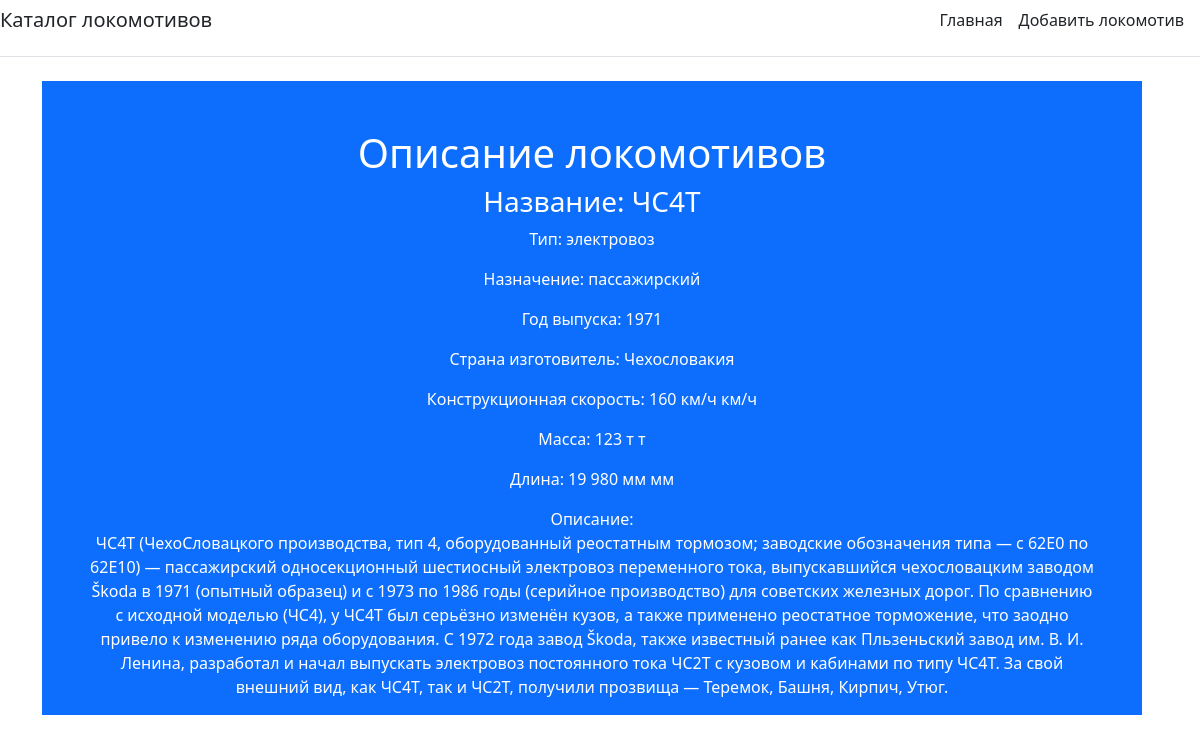
The page /about/1/ on the database as committed earlier.
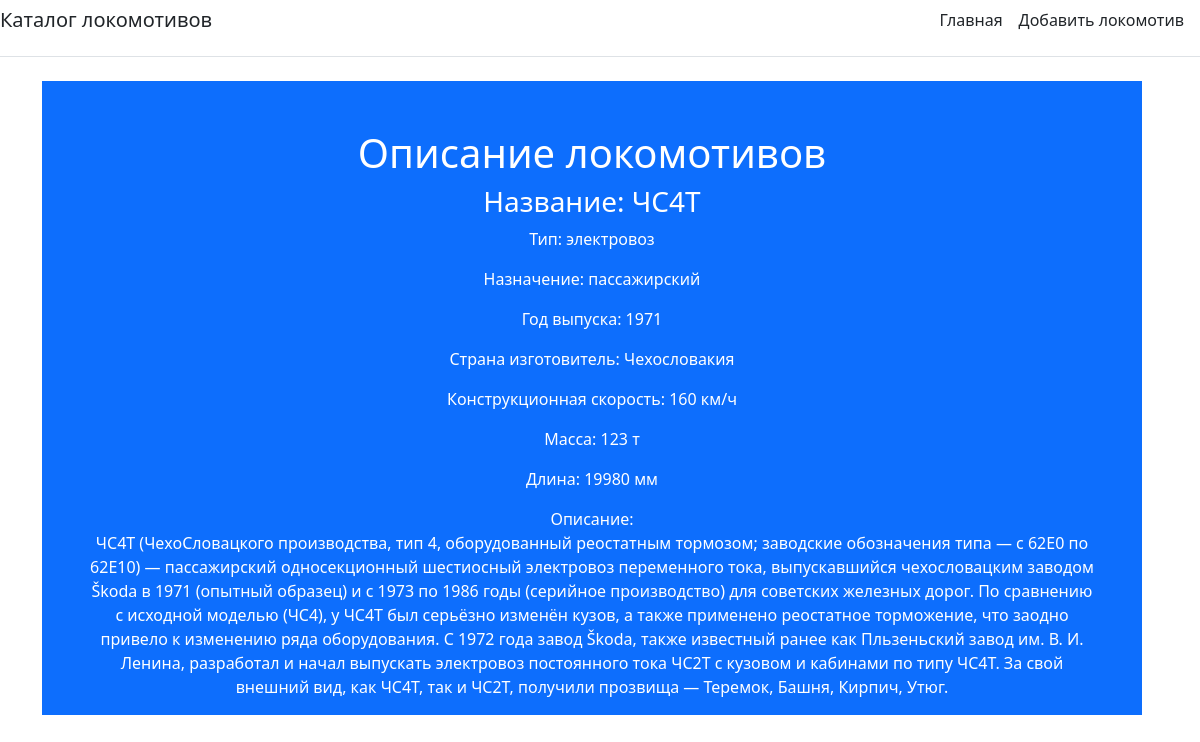
The same page on the database as committed later.
### main/models.py (models this page shows)
class Locomotive(models.Model):
    name_loc = models.CharField('Название:', max_length=50)
    type_loc = models.CharField('Тип:', max_length=50)
    function_loc = models.CharField('Назначение:', max_length=50)
    year = models.IntegerField('Год выпуска, год:')
    country_loc = models.CharField('Страна изготовитель:', max_length=50)
    construction_speed = models.IntegerField('Конструкционная скорость, км/ч:', max_length=50)
    weight_loc = models.IntegerField('Масса, т:', max_length=50)
    length_loc = models.IntegerField('Длина, мм:', max_length=50)
    description = models.TextField('Описание:')
    def __str__(self):
        return self.name_loc
    class Meta:
        verbose_name = 'Локомотив'
        verbose_name_plural = 'Локомотивы'

### main/views.py (the view)
# urls.py: path('about/<int:locomotive_id>/', views.about, name='about'),
def about(request, locomotive_id):
    locomotive = get_object_or_404(Locomotive, id=locomotive_id)
    print(locomotive)
    return render(request, 'main/about.html', {'title': 'Описание локомотива', 'locomotive': locomotive})

### main/templates/main/about.html (shortened to what this page needs)
{% extends 'main/base.html' %}
{% block content %}
<div class="bg-primary me-md-3 pt-3 px-3 pt-md-5 px-md-5 text-center text-white overflow-hidden">
    <h1>Описание локомотивов</h1>
    <h3>Название: {{ locomotive.name_loc }}</h3>
    <p>Тип: {{ locomotive.type_loc }}</p>
    <p>Назначение: {{ locomotive.function_loc }}</p>
    <p>Год выпуска: {{ locomotive.year }}</p>
    <p>Страна изготовитель: {{ locomotive.country_loc }}</p>
    <p>Конструкционная скорость: {{ locomotive.construction_speed }} км/ч</p>
    <p>Масса: {{ locomotive.weight_loc }} т</p>
    <p>Длина: {{ locomotive.length_loc }} мм</p>
    <p>Описание: <br>{{ locomotive.description }}</p>
</div>
{% endblock %}

### main/templates/main/base.html (shortened to what this page needs)
<!doctype html>
<html lang="en">
<head>
    <link rel="stylesheet" href="https://cdn.jsdelivr.net/npm/bootstrap@5.1.3/dist/css/bootstrap.min.css">
</head>
<body>
<div class="d-flex flex-column flex-md-row align-items-center pb-3 mb-4 border-bottom">
    <h5 class="my-0 mr-md-auto font-weight-normal">Каталог локомотивов</h5>
    <nav class="d-inline-flex mt-2 mt-md-0 ms-md-auto">
        <a class="me-3 py-2 text-dark text-decoration-none" href="{% url 'home' %}">Главная</a>
        <a class="me-3 py-2 text-dark text-decoration-none" href="{% url 'create' %}">Добавить локомотив</a>
    </nav>
</div>
<div class="container">
    {% block content %}{% endblock %}
</div>
</body>
</html>

Rows that differ between the two databases and show on the page:
changed Locomotive "ЧС4Т": construction_speed "160 км/ч" → "160"; weight_loc "123 т" → "123"; length_loc "19 980 мм" → "19980"
